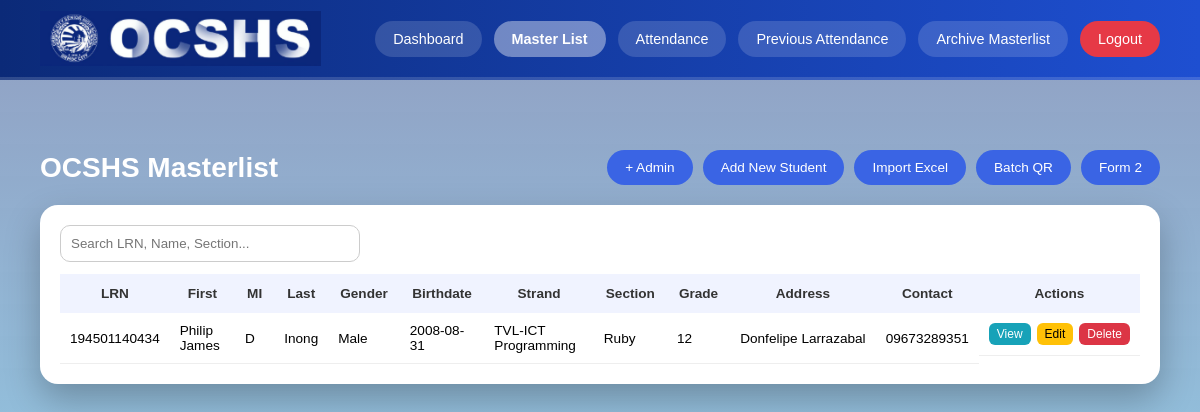
/masterlist.php (signed in), run on the app's committed database.
### tables this page shows
CREATE TABLE `masterlist` (
  `id` int(5) NOT NULL AUTO_INCREMENT,
  `lrn` bigint(20) UNSIGNED NOT NULL UNIQUE,
  `firstname` varchar(50) NOT NULL,
  `lastname` varchar(50) NOT NULL,
  `mi` varchar(3) NOT NULL,
  `gender` varchar(15) NOT NULL,
  `bdate` date NOT NULL,
  `strand` varchar(50) NOT NULL,
  `section` varchar(50) NOT NULL,
  `gradelvl` int(5) NOT NULL,
  `address` varchar(100) NOT NULL,
  `contact` varchar(50) NOT NULL,
  `generated_code` varchar(255) NOT NULL,
  PRIMARY KEY (`id`)
);

### masterlist.php (the view, shortened to what this page needs)
<?php
require "config.php";
?>
<!DOCTYPE html>
<html lang="en">
<head>
<link rel="stylesheet" href="css/main.css">
</head>
<body>
<div class="header">
    <div class="header-left">
        <img src="images/logo.png" class="logo" alt="Logo">
    </div>
    <div class="nav">
        <a href="dashboard.php">Dashboard</a>
        <a href="masterlist.php" class="active">Master List</a>
        <a href="attendance_scanner.php">Attendance</a>
        <a href="attendance_history.php">Previous Attendance</a>
        <a href="archive_masterlist.php">Archive Masterlist</a>
        <a href="logout.php" class="logout">Logout</a>
    </div>
</div>
<div class="page-container">
    <div class="page-header">
        <h1>OCSHS Masterlist</h1>
        <div class="page-actions">
            <a href="admin.php" class="btn">+ Admin</a>
            <a href="addnew.php" class="btn">Add New Student</a>
            <a href="import_excel.php" class="btn">Import Excel</a>
            <a href="batch_qr.php" class="btn">Batch QR</a>
            <a href="form2.php" class="btn">Form 2</a>
        </div>
    </div>
    <div class="table-card">
        <input type="text" id="searchInput" class="table-search"
               placeholder="Search LRN, Name, Section...">
        <div class="table-responsive">
            <table class="styled-table blue-table" id="masterTable">
                <thead>
                    <tr>
                        <th>LRN</th>
                        <th>First</th>
                        <th>MI</th>
                        <th>Last</th>
                        <th>Gender</th>
                        <th>Birthdate</th>
                        <th>Strand</th>
                        <th>Section</th>
                        <th>Grade</th>
                        <th>Address</th>
                        <th>Contact</th>
                        <th>Actions</th>
                    </tr>
                </thead>
                <tbody>
                <?php
                $qry = "SELECT * FROM masterlist ORDER BY gender DESC, lastname ASC, section ASC";
                $result = mysqli_query($conn, $qry);
                while ($row = mysqli_fetch_assoc($result)) {
                ?>
                    <tr>
                        <td><?= htmlspecialchars($row['lrn']) ?></td>
                        <td><?= htmlspecialchars($row['firstname']) ?></td>
                        <td><?= htmlspecialchars($row['mi']) ?></td>
                        <td><?= htmlspecialchars($row['lastname']) ?></td>
                        <td><?= htmlspecialchars($row['gender']) ?></td>
                        <td><?= htmlspecialchars($row['bdate']) ?></td>
                        <td><?= htmlspecialchars($row['strand']) ?></td>
                        <td><?= htmlspecialchars($row['section']) ?></td>
                        <td><?= htmlspecialchars($row['gradelvl']) ?></td>
                        <td class="truncate"><?= htmlspecialchars($row['address']) ?></td>
                        <td><?= htmlspecialchars($row['contact']) ?></td>
                        <td class="actions">
                            <a href="addinfo.php?id=<?= $row['id'] ?>" class="btn-sm view">View</a>
                            <a href="editinfo.php?id=<?= $row['id'] ?>" class="btn-sm edit">Edit</a>
                            <a href="deleteinfo.php?id=<?= $row['id'] ?>"
                               class="btn-sm delete"
                               onclick="return confirm('Delete this record?');">
                               Delete
                            </a>
                        </td>
                    </tr>
                <?php } ?>
                </tbody>
            </table>
        </div>
    </div>
</div>
</body>
</html>

### css/main.css (style rules this page uses)
* { margin: 0; padding: 0; box-sizing: border-box; font-family: Arial, Helvetica, sans-serif; }
body::before { content: ""; position: fixed; inset: 0; background: linear-gradient( rgba(11, 42, 120, 0.45), rgba(58, 186, 228, 0.55) ); z-index: -1; }
.header { position: fixed; top: 0; width: 100%; height: 80px; background: linear-gradient(to right, #0b2a78, #1e4fd1); display: flex; align-items: center; justify-content: space-between; padding: 0 40px; border-bottom: 3px solid rgba(255,255,255,0.15); z-index: 1000; }
.header-left { display: flex; align-items: center; }
.logo { height: 55px; }
.nav { display: flex; gap: 12px; }
.nav a { text-decoration: none; color: white; padding: 10px 18px; border-radius: 100px; font-size: 0.9em; background: rgba(255,255,255,0.15); transition: 0.3s; }
.nav a.active { background: rgba(255,255,255,0.4); font-weight: bold; }
.logout { background: #e63946 !important; }
.page-container { margin-top: 120px; padding: 30px 40px; }
.page-header { display: flex; justify-content: space-between; align-items: center; margin-bottom: 20px; }
.page-header h1 { color: white; font-size: 28px; }
.page-actions { display: flex; gap: 10px; }
.btn { background: #3A64E4; color: white; padding: 10px 18px; border-radius: 100px; text-decoration: none; font-size: 0.85em; border: none; cursor: pointer; }
.table-card { background: white; border-radius: 18px; padding: 20px; box-shadow: 0 15px 35px rgba(0,0,0,0.25); }
.table-responsive { overflow-x: auto; }
.table-search { width: 300px; padding: 10px; margin-bottom: 12px; border-radius: 10px; border: 1px solid #ccc; }
.styled-table { width: 100%; border-collapse: collapse; font-size: 0.85em; }
.styled-table th { padding: 12px; background: #f0f3ff; color: #333; }
.styled-table td { padding: 10px; border-bottom: 1px solid #eee; }
.blue-table thead { background: linear-gradient(90deg, #3a64e4, #4f7cff); color: #fff; }
.actions { display: flex; gap: 6px; justify-content: center; }
.btn-sm { padding: 4px 8px; border-radius: 6px; font-size: 12px; text-decoration: none; color: white; }
.btn-sm.view { background: #17a2b8; }
.btn-sm.edit { background: #ffc107; color: #000; }
.btn-sm.delete { background: #dc3545; }
.truncate { max-width: 180px; white-space: nowrap; overflow: hidden; text-overflow: ellipsis; }

### data on the page
masterlist: lrn "194501140434", firstname "Philip James", mi "D", lastname "Inong", gender "Male", bdate "2008-08-31", strand "TVL-ICT Programming", section "Ruby", gradelvl "12", address "Donfelipe Larrazabal", contact "09673289351"
